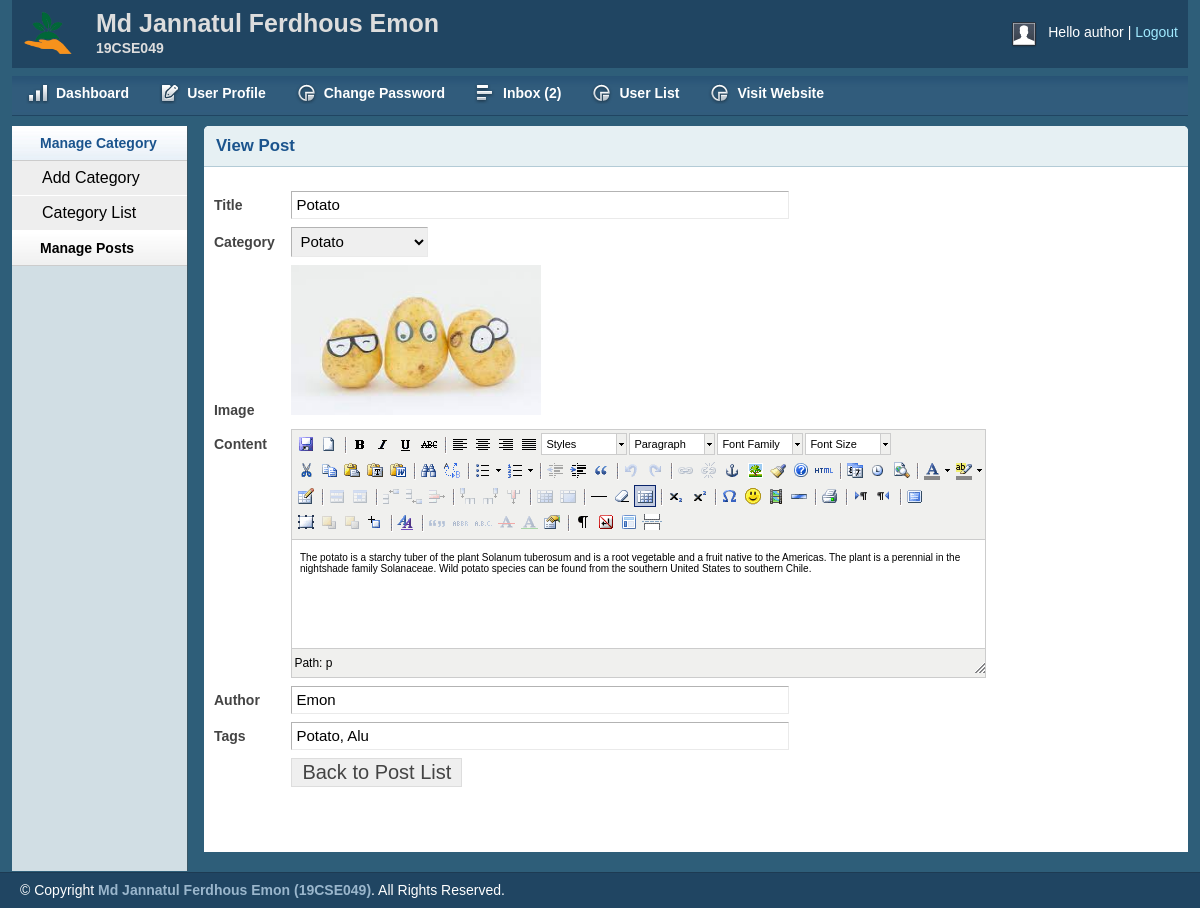
Screenshot of /admin/viewpost.php?viewpostid=2 (signed in) with the database file from the repository.
### tables this page shows
CREATE TABLE `title_slogan` (
  `id` int(11) NOT NULL,
  `title` varchar(255) NOT NULL,
  `slogan` varchar(255) NOT NULL,
  `logo` varchar(255) NOT NULL
);

CREATE TABLE `post` (
  `id` int(11) NOT NULL,
  `cat` int(11) NOT NULL,
  `title` varchar(255) NOT NULL,
  `body` text NOT NULL,
  `image` varchar(255) NOT NULL,
  `author` varchar(50) NOT NULL,
  `tag` varchar(255) NOT NULL,
  `date` timestamp NOT NULL DEFAULT current_timestamp() ON UPDATE current_timestamp(),
  `userid` int(11) NOT NULL
);

CREATE TABLE `category` (
  `id` int(11) NOT NULL,
  `name` varchar(50) NOT NULL
);

### lib/Database.php (called while the page is built, shortened)
<?php
Class Database{
	public $host   = DB_HOST;
	public $user   = DB_USER;
	public $pass   = DB_PASS;
	public $dbname = DB_NAME;
	public $link;
	private function connectDB(){
	$this->link = new mysqli($this->host, $this->user, $this->pass, $this->dbname);
 }
	public function select($query){
		$result = $this->link->query($query) or die($this->link->error.__LINE__);
		if($result->num_rows > 0){
			return $result;
		} else {
			return false;
		}
	}
}

### lib/Session.php (called while the page is built, shortened)
<?php
    class Session{
        public static function get($key){
            if(isset($_SESSION[$key])){
               return $_SESSION[$key];
            }
            else{
                return false;
            }
        }
    }
?>

### admin/viewpost.php (the view, shortened to what this page needs)
<?php include 'inc/header.php';?>
<?php include 'inc/sidebar.php';?>
<?php
    if(!isset($_GET['viewpostid']) || $_GET['viewpostid'] == NULL){
        echo "<script>window.location = 'postlist.php';</script>";
    }
    else{
        $postid = $_GET['viewpostid'];
    }
?>
        <div class="grid_10">
            <div class="box round first grid">
                <h2>View Post</h2>
                <div class="block">
                <?php
                    $query = "select * from post where id='$postid'";
                    $viewpost = $db->select($query);
                    if($viewpost){
                        while($postresult = $viewpost->fetch_assoc()){
                ?>
                 <form action="" method="post" enctype="multipart/form-data">
                    <table class="form">
                        <tr>
                            <td>
                                <label>Title</label>
                            </td>
                            <td>
                                <input type="text" readonly value="<?php echo $postresult['title']; ?>" class="medium" />
                            </td>
                        </tr>
                        <tr>
                            <td>
                                <label>Category</label>
                            </td>
                            <td>
                                <select id="select">
                                    <?php
                                    $query = "select * from category";
                                    $category = $db->select($query);
                                    if($category){
                                        while($result = $category->fetch_assoc()){
                                    ?>
                                    <option
                                    <?php
                                    if($postresult['cat']==$result['id']){
                                    ?>
                                    selected="selected"
                                    <?php } ?>
                                    value="<?php echo $result['id']; ?>"><?php echo $result['name']; ?></option>
                                    <?php } } ?>
                                </select>
                            </td>
                        </tr>
                        <tr>
                            <td>
                                <label>Image</label>
                            </td>
                            <td>
                                <img src="<?php echo $postresult['image']; ?>" height="150px" width="250px"/></br>
                            </td>
                        </tr>
                        <tr>
                            <td style="vertical-align: top; padding-top: 9px;">
                                <label>Content</label>
                            </td>
                            <td>
                            </td>
                        </tr>
                        <tr>
                            <td>
                                <label>Author</label>
                            </td>
                            <td>
                                <input type="text" readonly value="<?php echo $postresult['author']; ?>" class="medium" />
                            </td>
                        </tr>
                        <tr>
                            <td>
                                <label>Tags</label>
                            </td>
                            <td>
                                <input type="text" readonly value="<?php echo $postresult['tag']; ?>" class="medium" />
                            </td>
                        </tr>
						<tr>
                            <td></td>
                            <td>
                                <input type="submit" name="submit" Value="Back to Post List" />
                            </td>
                        </tr>
                    </table>
                    </form>
                    <?php } } ?>
                </div>
            </div>
        </div>
<?php include 'inc/footer.php';?>

### admin/inc/header.php (shortened to what this page needs)
<?php
include '../lib/Session.php';
?>
<?php include '../lib/Database.php';?>
<?php
	$db = new Database();
?>
<!DOCTYPE html>
<html>
<head>
<link rel="stylesheet" type="text/css" href="css/reset.css" media="screen" />
<link rel="stylesheet" type="text/css" href="css/text.css" media="screen" />
<link rel="stylesheet" type="text/css" href="css/grid.css" media="screen" />
<link rel="stylesheet" type="text/css" href="css/layout.css" media="screen" />
<link rel="stylesheet" type="text/css" href="css/nav.css" media="screen" />
<link href="css/table/demo_page.css" rel="stylesheet" type="text/css" />
</head>
<body>
<div class="container_12">
    <div class="grid_12 header-repeat">
    <?php
        $query = "select * from title_slogan where id='1'";
        $blog = $db->select($query);
        if($blog){
            while($result = $blog->fetch_assoc()){
    ?>
        <div id="branding">
            <div class="floatleft logo">
                <img src="<?php echo $result['logo']; ?>" alt="Logo" />
            </div>
            <div class="floatleft middle">
                <h1><?php echo $result['title']; ?></h1>
                <p><?php echo $result['slogan']; ?></p>
            </div>
            <div class="floatright">
                <div class="floatleft">
                    <img src="img/img-profile.jpg" alt="Profile Pic" /></div>
                <div class="floatleft marginleft10">
                    <ul class="inline-ul floatleft">
                        <li>Hello <?php echo Session::get('username'); ?></li>
                        <li><a href="?action=logout">Logout</a></li>
                    </ul>
                </div>
            </div>
        </div>
    <?php } } ?>
    </div>
    <div class="grid_12">
        <ul class="nav main">
            <li class="ic-dashboard"><a href="index.php"><span>Dashboard</span></a> </li>
            <li class="ic-form-style"><a href="profile.php"><span>User Profile</span></a></li>
            <li class="ic-charts"><a href="changepassword.php"><span>Change Password</span></a></li>
            <?php
                if(Session::get('userRole')=='0' || Session::get('userRole')=='1'){
            ?>
            <li class="ic-grid-tables"><a href="inbox.php"><span>
                Inbox
                <?php
                $query = "select * from contact where status='0' order by id desc";
				$msg = $db->select($query);
                if($msg){
                    $count = mysqli_num_rows($msg);
                    echo "(".$count.")";
                }
                else{
                    echo "(0)";
                }
                ?>
                </span></a></li>
            <?php } ?>
            <li class="ic-charts"><a href="userlist.php"><span>User List</span></a></li>
            <li class="ic-charts"><a href="../index.php"><span>Visit Website</span></a></li>
        </ul>
    </div>

### admin/css/layout.css (style rules this page uses)
body { background: #fff none repeat scroll 0 0; color: #444; font-size: 14px; padding: 0; }
.floatleft { float:left; }
.logo img { margin-top: -15px; width: 52px; }
.middle { margin-left: 22px; margin-top: -14px; }
.middle h1 { color:#ddd;margin:0 }
.middle p { color: #ddd; margin: 0; font-weight: bold; }
.floatright { float:right; }
.inline-ul li { display:inline; color:#fff; }
.marginleft10 { margin-left:10px; }
a { color: #000; font-weight:bold; text-decoration: none; }
.container_12, .container_16 { background:#2E5E79; }
h1, h2, h3, h4, h5, h6 { line-height:1.2em; margin-bottom:.3em; }
h2 { margin-top:1em; }
#branding { font-weight: normal; margin-bottom: 0; padding: 22px 10px 3px; text-align: left; }
.header-repeat { background:url(../img/header-repeat.jpg) repeat-x; }
#branding a { color:#A1EAFF; font-weight:normal; }
#branding a:before { content:" | "; color:#fff; }
#branding ul, #branding ul li { margin:0px; padding:0px; }
#branding li { padding:0px 0px 0px 0px !important; }
.box { background:#fff; margin-bottom:20px; padding:10px 10px 10px 10px; margin-left:-8px; }
.box.grid { padding-bottom:40px; }
.box.round { -moz-border-radius: 5px 5px 0px 0px; -webkit-border-radius: 5px 5px 0px 0px; border-radius: 5px 5px 0px 0px; }
.box h2 { font-size:1.2em; font-weight:bold; color:#1B548D; background:#E6F0F3; margin:-10px -10px 0 -10px; padding:10px 12px; border-bottom:1px solid #B3CBD6; -moz-border-radius: 5px 5px 0px 0px; -webkit-border-radius: 5px 5px 0px 0px; border-radius: 5px 5px 0px 0px; }
.box.first { min-height: 406px; }
.block { padding-top:20px; }
p { margin-bottom:1em; }
ul, ol { padding-top:0; }
table.form { width:100%; }
table.form td { padding:4px 0px; }
table.form label { font-weight:bold; }
table.form input, table.form select { font-size: 15px; padding: 4px 4px 5px 4px; border-top: 1px solid #b3b3b3; border-left: 1px solid #b3b3b3; border-right: 1px solid #eaeaea; border-bottom: 1px solid #eaeaea; }
table.form input[type="submit"] { border: 1px solid #ddd; color: #444; cursor: pointer; font-size: 20px; padding: 2px 10px; }
input.medium { width: 55%; }
.block { padding-bottom:1px; }

### admin/js/tiny-mce/themes/advanced/skins/default/content.css (style rules this page uses)
body, td, pre { color:#000; font-family:Verdana, Arial, Helvetica, sans-serif; font-size:10px; margin:8px; }
body { background:#FFF; }
h1 { font-size: 2em }
h2 { font-size: 1.5em }
img { border:0; }
table, img, hr, .mceItemAnchor { cursor:default }
table td, table th { cursor:text }

### rows the page displays
title_slogan: logo (picture), title "Md Jannatul Ferdhous Emon", slogan "19CSE049"
post: title "Potato", cat.name "Potato", image (picture), author "Emon", tag "Potato, Alu"

### other values shown
$count "2"
